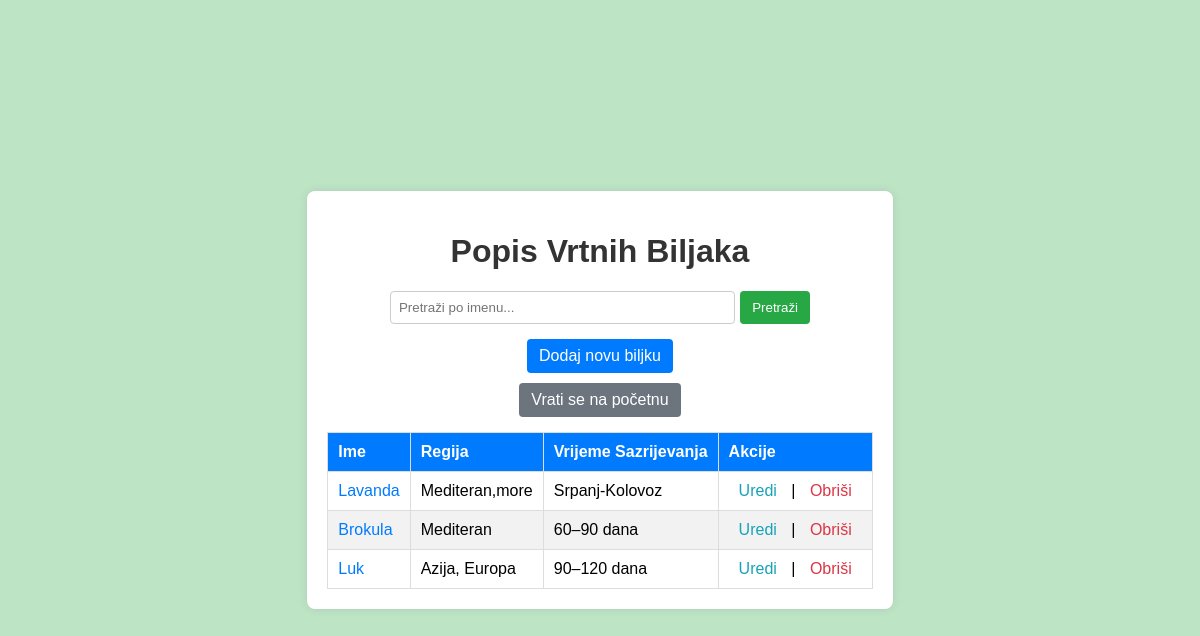
Before: /vrtnabiljke/ (signed in) with the older database file.
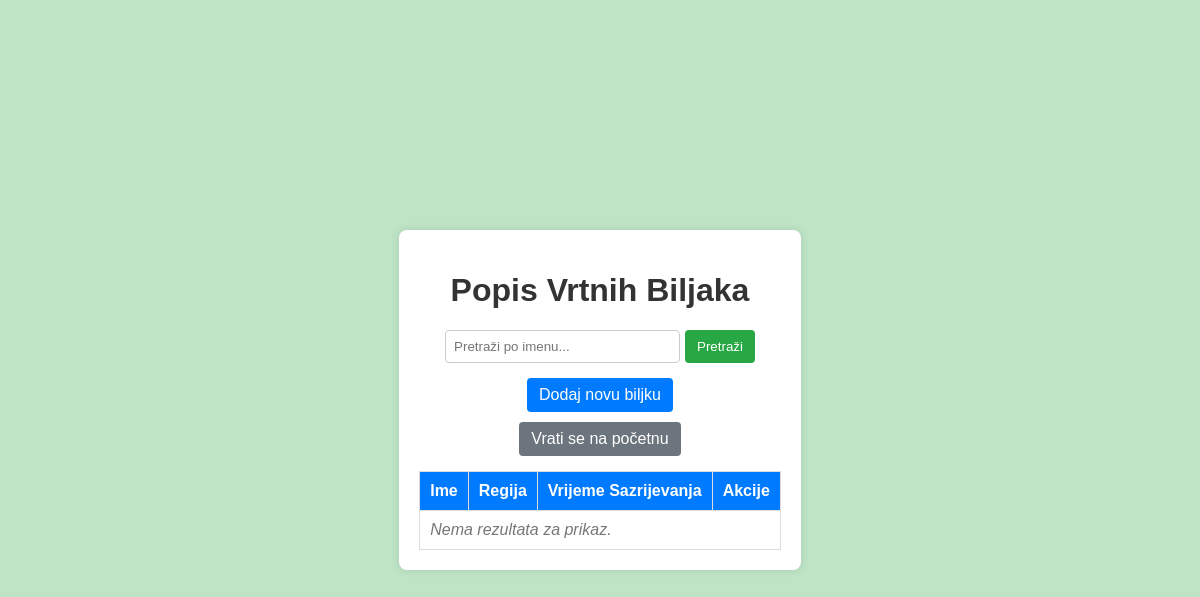
After: the same page with the newer database file.
### PZWapp/models.py (models this page shows, shortened)
class VrtnaBiljka(models.Model):
    user = models.ForeignKey(
        settings.AUTH_USER_MODEL,
        on_delete=models.CASCADE,
        related_name='vrtne_biljke'
    )
    ime_v = models.CharField(max_length=30)
    regijaBiljke_v = models.CharField(max_length=100)
    vrijemeSazrijevanja_v = models.CharField(max_length=50)

### PZWapp/views.py (the view)
# urls.py: path('vrtnabiljke/', VrtnaBiljkaListView.as_view(), name='vrtnabiljka_list'),
class VrtnaBiljkaListView(ListView):
    model = VrtnaBiljka
    template_name = 'main/vrtna_biljka_list.html'
    context_object_name = 'biljke'
    def get_queryset(self):
        query = self.request.GET.get('q')
        biljke = VrtnaBiljka.objects.filter(user=self.request.user)
        if query:
            biljke = biljke.filter(ime_v__icontains=query)
        return biljke

### PZWapp/templates/main/vrtna_biljka_list.html (shortened to what this page needs)
<!DOCTYPE html>
<html lang="hr">
<head>
    {% load static %}
    <link rel="stylesheet" href="{% static 'css/vrtna_biljka.css' %}">
</head>
<body class="lista_vrtnih_biljaka">
    <div class="container">
        <h1>Popis Vrtnih Biljaka</h1>
        <form method="get" class="search-form">
            <input type="text" name="q" placeholder="Pretraži po imenu..." class="search-input" value="{{ request.GET.q }}">
            <button type="submit" class="search-btn">Pretraži</button>
        </form>
        <a href="{% url 'PZWapp:vrtnabiljka_create' %}" class="btn add-btn">Dodaj novu biljku</a>
        <a href="{% url 'PZWapp:homepage' %}" class="btn home-btn">Vrati se na početnu</a>
        <table class="plant-table">
            <thead>
                <tr>
                    <th>Ime</th>
                    <th>Regija</th>
                    <th>Vrijeme Sazrijevanja</th>
                    <th>Akcije</th>
                </tr>
            </thead>
            <tbody>
                {% for biljka in biljke %}
                <tr>
                    <td><a href="{% url 'PZWapp:vrtnabiljka_detail' biljka.id %}" class="plant-link">{{ biljka.ime_v }}</a></td>
                    <td>{{ biljka.regijaBiljke_v }}</td>
                    <td>{{ biljka.vrijemeSazrijevanja_v }}</td>
                    <td class="action-links">
                        <a href="{% url 'PZWapp:vrtnabiljka_update' biljka.id %}" class="edit-link">Uredi</a> |
                        <a href="{% url 'PZWapp:vrtnabiljka_delete' biljka.id %}" class="delete-link">Obriši</a>
                    </td>
                </tr>
                {% empty %}
                <tr>
                    <td colspan="4" class="no-results">Nema rezultata za prikaz.</td>
                </tr>
                {% endfor %}
            </tbody>
        </table>
    </div>
</body>
</html>

### PZWapp/static/css/vrtna_biljka.css (style rules this page uses)
body.lista_vrtnih_biljaka { font-family: Arial, sans-serif; display: flex; justify-content: center; align-items: center; background-color: rgba(40, 167, 69, 0.3); height: 100vh; margin: 0; }
.container { max-width: 800px; background: rgb(255, 255, 255); padding: 20px; box-shadow: 0px 0px 10px rgba(0, 0, 0, 0.1); border-radius: 8px; }
h1 { text-align: center; color: #333; }
.search-form { display: flex; justify-content: center; margin-bottom: 15px; }
.search-input { padding: 8px; width: 60%; border: 1px solid #ccc; border-radius: 4px; }
.search-btn { padding: 8px 12px; margin-left: 5px; border: none; background-color: #28a745; color: white; cursor: pointer; border-radius: 4px; }
.add-btn { display: block; width: fit-content; margin: 10px auto; padding: 8px 12px; background-color: #007bff; color: white; text-decoration: none; border-radius: 4px; text-align: center; }
.plant-table { width: 100%; border-collapse: collapse; margin-top: 15px; }
.plant-table th, .plant-table td { border: 1px solid #ddd; padding: 10px; text-align: left; }
.plant-table th { background-color: #007bff; color: white; }
.no-results { text-align: center; color: #777; font-style: italic; }
.home-btn { display: block; width: fit-content; margin: 10px auto; padding: 8px 12px; background-color: #6c757d; color: white; text-decoration: none; border-radius: 4px; text-align: center; }

Changed rows visible on the page:
removed VrtnaBiljka: ime_v "Lavanda", regijaBiljke_v "Mediteran,more", vrijemeSazrijevanja_v "Srpanj-Kolovoz"
removed VrtnaBiljka: ime_v "Brokula", regijaBiljke_v "Mediteran", vrijemeSazrijevanja_v "60–90 dana"
removed VrtnaBiljka: ime_v "Luk", regijaBiljke_v "Azija, Europa", vrijemeSazrijevanja_v "90–120 dana"
Other visible differences:
text now shown: "Nema rezultata za prikaz."
